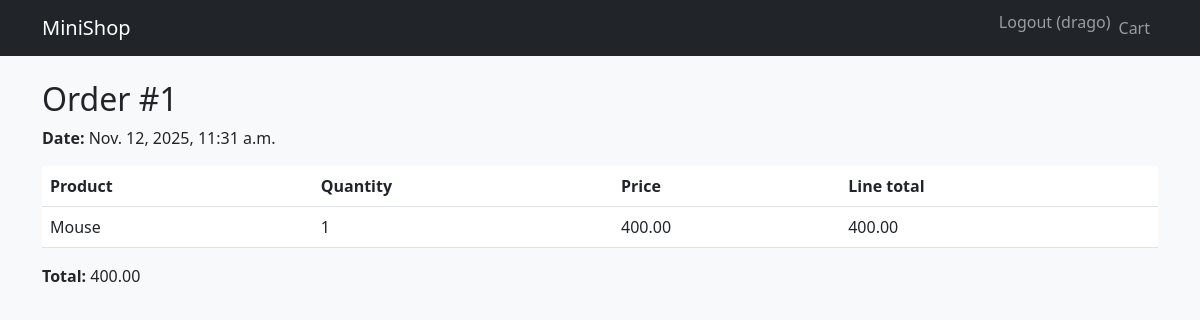
The app's page /orders/1/ (signed in) with its own data.
### shop/models.py (models this page shows, shortened)
class User(AbstractUser):
    VENDOR = 'vendor'
    BUYER = 'buyer'
    ROLE_CHOICES = [
        (VENDOR, 'Vendor'),
        (BUYER, 'Buyer'),
    ]
    role = models.CharField(max_length=10, choices=ROLE_CHOICES, default=BUYER)
    def is_vendor(self):
        return self.role == self.VENDOR
    def is_buyer(self):
        return self.role == self.BUYER

class Order(models.Model):
    buyer = models.ForeignKey(settings.AUTH_USER_MODEL, on_delete=models.CASCADE, related_name='orders')
    created_at = models.DateTimeField(auto_now_add=True)
    total = models.DecimalField(max_digits=12, decimal_places=2)
    email_sent = models.BooleanField(default=False)

class OrderItem(models.Model):
    order = models.ForeignKey(Order, on_delete=models.CASCADE, related_name='items')
    product = models.ForeignKey(Product, on_delete=models.PROTECT)
    quantity = models.PositiveIntegerField()
    price = models.DecimalField(max_digits=10, decimal_places=2)
    def line_total(self):
        return self.quantity * self.price

class Product(models.Model):
    store = models.ForeignKey(Store, on_delete=models.CASCADE, related_name='products')
    name = models.CharField(max_length=200)
    description = models.TextField(blank=True)
    price = models.DecimalField(max_digits=10, decimal_places=2)
    stock = models.PositiveIntegerField(default=0)
    created_at = models.DateTimeField(auto_now_add=True)
    image = models.ImageField(
        upload_to='products/',
        blank=True, null=True)

### shop/views.py (the view)
# urls.py: path('orders/<int:pk>/', views.order_detail, name='order_detail'),
@login_required
def order_detail(request, pk):
    order = get_object_or_404(Order, pk=pk)
    if request.user != order.buyer and not (request.user.is_vendor() and order.items.filter(product__store__owner=request.user).exists()):
        messages.error(request, "Permission denied")
        return redirect('home')
    return render(request, 'shop/orders/detail.html', {'order': order})

### shop/templates/shop/orders/detail.html
{% extends 'shop/base.html' %}
{% block content %}
<h2>Order #{{ order.id }}</h2>
<p><strong>Date:</strong> {{ order.created_at }}</p>
<table class="table">
  <thead><tr><th>Product</th><th>Quantity</th><th>Price</th><th>Line total</th></tr></thead>
  <tbody>
    {% for item in order.items.all %}
    <tr>
      <td>{{ item.product.name }}</td>
      <td>{{ item.quantity }}</td>
      <td>{{ item.price }}</td>
      <td>{{ item.line_total }}</td>
    </tr>
    {% endfor %}
  </tbody>
</table>
<p><strong>Total:</strong> {{ order.total }}</p>
{% endblock %}

### shop/templates/shop/base.html (shortened to what this page needs)
<!DOCTYPE html>
<html lang="en">
<head>
  {% load static %}
  <link href="https://cdn.jsdelivr.net/npm/bootstrap@5.3.0/dist/css/bootstrap.min.css" rel="stylesheet">
</head>
<body class="bg-light">
<nav class="navbar navbar-expand-lg navbar-dark bg-dark mb-4">
  <div class="container">
    <a class="navbar-brand" href="{% url 'home' %}">MiniShop</a>
    <ul class="navbar-nav ms-auto">
      {% if user.is_authenticated %}
        <li class="nav-item">
          <form method="post" action="{% url 'logout' %}" style="display:inline;">
              <button type="submit" class="btn btn-link nav-link" style="display:inline; padding:0; border:none;">
                Logout ({{ user.username }})
              </button>
          </form>
        </li>
        {% if user.is_vendor %}
          <li class="nav-item"><a class="nav-link" href="{% url 'stores_list' %}">My Stores</a></li>
        {% elif user.is_buyer %}
          <li class="nav-item"><a class="nav-link" href="{% url 'cart_detail' %}">Cart</a></li>
        {% endif %}
      {% else %}
        <li class="nav-item"><a class="nav-link" href="{% url 'login' %}">Login</a></li>
        <li class="nav-item"><a class="nav-link" href="{% url 'register' %}">Register</a></li>
      {% endif %}
    </ul>
  </div>
</nav>
<div class="container">
  {% block content %}{% endblock %}
</div>
</body>
</html>

### records on screen
User: username "drago"
Order: id "1", created_at "Nov. 12, 2025, 11:31 a.m.", total "400.00"
OrderItem: product.name "Mouse", quantity "1", price "400.00", line_total "400.00"
